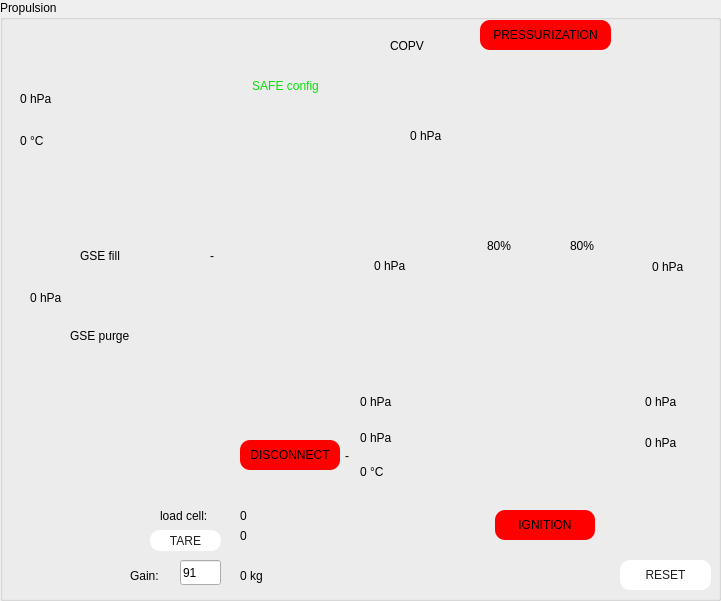
   <widget class="QGroupBox" name="groupBox_2">
    <property name="geometry">
     <rect>
      <x>19</x>
      <y>39</y>
      <width>721</width>
      <height>601</height>
     </rect>
    </property>
    <property name="styleSheet">
     <string notr="true"/>
    </property>
    <property name="title">
     <string>Propulsion</string>
    </property>
    <widget class="QPushButton" name="reset_valves">
     <property name="geometry">
      <rect>
       <x>620</x>
       <y>560</y>
       <width>91</width>
       <height>30</height>
      </rect>
     </property>
     <property name="styleSheet">
      <string notr="true">QPushButton{
color: rgb(30, 30, 30);
font: 9pt &quot;Verdana&quot;;
border-radius: 10px;
background: white;
}
QPushButton:hover {
font: 700 9pt &quot;Verdana&quot;;
}
QPushButton:pressed {
font: 700 9pt &quot;Verdana&quot;;
color: white;
background: transparent;
border: 3px  solid white;
}

QPushButton:focus{
border: none;
}

</string>
     </property>
     <property name="text">
      <string>RESET</string>
     </property>
    </widget>
    <widget class="QPushButton" name="GSE_fill">
     <property name="geometry">
      <rect>
       <x>137</x>
       <y>230</y>
       <width>61</width>
       <height>51</height>
      </rect>
     </property>
     <property name="styleSheet">
      <string notr="true">QPushButton {
	background: transparent;
	qproperty-icon: url(:/assets/GS_valve_V2_CloseH.svg);
   qproperty-iconSize: 50px;
}
QPushButton:hover {
	background-color: rgba(0, 0, 0, 50); 
}
</string>
     </property>
     <property name="text">
      <string/>
     </property>
     <property name="flat">
      <bool>true</bool>
     </property>
    </widget>
    <widget class="QPushButton" name="GSE_vent">
     <property name="geometry">
      <rect>
       <x>137</x>
       <y>310</y>
       <width>61</width>
       <height>51</height>
      </rect>
     </property>
     <property name="styleSheet">
      <string notr="true">QPushButton {
	background-color: transparent;
	qproperty-icon: url(:/assets/GS_valve_V2_OpenV.svg);
   qproperty-iconSize: 50px;
}
QPushButton:hover {
	background-color: rgba(0, 0, 0, 50); 
}
QPushButton:pressed {
	background-color: rgba(0, 0, 0, 50); 
}
</string>
     </property>
     <property name="text">
      <string/>
     </property>
     <property name="autoDefault">
      <bool>false</bool>
     </property>
     <property name="default">
      <bool>false</bool>
     </property>
     <property name="flat">
      <bool>true</bool>
     </property>
    </widget>
    <widget class="QLabel" name="label">
     <property name="geometry">
      <rect>
       <x>80</x>
       <y>240</y>
       <width>51</width>
       <height>31</height>
      </rect>
     </property>
     <property name="styleSheet">
      <string notr="true">background: transparent;
font: 9pt &quot;Verdana&quot;;
</string>
     </property>
     <property name="text">
      <string>GSE fill</string>
     </property>
    </widget>
    <widget class="QLabel" name="label_2">
     <property name="geometry">
      <rect>
       <x>70</x>
       <y>320</y>
       <width>71</width>
       <height>31</height>
      </rect>
     </property>
     <property name="styleSheet">
      <string notr="true">background: transparent;
font: 9pt &quot;Verdana&quot;;
</string>
     </property>
     <property name="text">
      <string>GSE purge</string>
     </property>
    </widget>
    <widget class="QPushButton" name="AV_main_LOX">
     <property name="geometry">
      <rect>
       <x>455</x>
       <y>385</y>
       <width>61</width>
       <height>51</height>
      </rect>
     </property>
     <property name="styleSheet">
      <string notr="true">QPushButton {
	background: transparent;
	qproperty-icon: url(:/assets/GS_valve_V2_CloseH.svg);
   qproperty-iconSize: 50px;
}
QPushButton:hover {
	background-color: rgba(0, 0, 0, 50); 
}
</string>
     </property>
     <property name="text">
      <string/>
     </property>
     <property name="flat">
      <bool>true</bool>
     </property>
    </widget>
    <widget class="QPushButton" name="AV_main_fuel">
     <property name="geometry">
      <rect>
       <x>570</x>
       <y>360</y>
       <width>61</width>
       <height>51</height>
      </rect>
     </property>
     <property name="styleSheet">
      <string notr="true">QPushButton {
	background-color: transparent;
	qproperty-icon: url(:/assets/GS_valve_V2_CloseH.svg);
   qproperty-iconSize: 50px;
}
QPushButton:hover {
	background-color: rgba(0, 0, 0, 50); 
}
</string>
     </property>
     <property name="text">
      <string/>
     </property>
     <property name="flat">
      <bool>true</bool>
     </property>
    </widget>
    <widget class="QPushButton" name="AV_vent_LOX">
     <property name="geometry">
      <rect>
       <x>405</x>
       <y>199</y>
       <width>61</width>
       <height>51</height>
      </rect>
     </property>
     <property name="styleSheet">
      <string notr="true">QPushButton {
	background-color: transparent;
	qproperty-icon: url(:/assets/GS_valve_V2_OpenH.svg);
   qproperty-iconSize: 50px;
}
QPushButton:hover {
	background-color: rgba(0, 0, 0, 50); 
}
</string>
     </property>
     <property name="text">
      <string/>
     </property>
     <property name="flat">
      <bool>true</bool>
     </property>
    </widget>
    <widget class="QPushButton" name="AV_vent_fuel">
     <property name="geometry">
      <rect>
       <x>622</x>
       <y>199</y>
       <width>61</width>
       <height>51</height>
      </rect>
     </property>
     <property name="styleSheet">
      <string notr="true">QPushButton {
	background-color: transparent;
	qproperty-icon: url(:/assets/GS_valve_V2_OpenH.svg);
   qproperty-iconSize: 50px;
}
QPushButton:hover {
	background-color: rgba(0, 0, 0, 50); 
}
</string>
     </property>
     <property name="text">
      <string/>
     </property>
     <property name="flat">
      <bool>true</bool>
     </property>
    </widget>
    <widget class="QLabel" name="GSE_pressure">
     <property name="geometry">
      <rect>
       <x>20</x>
       <y>83</y>
       <width>61</width>
       <height>31</height>
      </rect>
     </property>
     <property name="layoutDirection">
      <enum>Qt::LeftToRight</enum>
     </property>
     <property name="styleSheet">
      <string notr="true">background: transparent;
font: 9pt &quot;Verdana&quot;;
</string>
     </property>
     <property name="text">
      <string>0 hPa</string>
     </property>
    </widget>
    <widget class="QPushButton" name="prop_diagram">
     <property name="enabled">
      <bool>true</bool>
     </property>
     <property name="geometry">
      <rect>
       <x>0</x>
       <y>40</y>
       <width>721</width>
       <height>471</height>
      </rect>
     </property>
     <property name="styleSheet">
      <string notr="true">QPushButton{
background: transparent;
qproperty-icon: url(:/assets/prop_diagram_firehorn.png);
/*qproperty-icon: url(:/images/prop_diagram_firehorn.png);*/
qproperty-iconSize: 700px;
}
/*QPushButton:checked {
   border: none;
}*/</string>
     </property>
     <property name="text">
      <string/>
     </property>
     <property name="flat">
      <bool>true</bool>
     </property>
    </widget>
    <widget class="QLabel" name="GSE_temp">
     <property name="geometry">
      <rect>
       <x>20</x>
       <y>125</y>
       <width>61</width>
       <height>31</height>
      </rect>
     </property>
     <property name="styleSheet">
      <string notr="true">background: transparent;
font: 9pt &quot;Verdana&quot;;
</string>
     </property>
     <property name="text">
      <string>0 °C</string>
     </property>
    </widget>
    <widget class="QLabel" name="filling_pressure">
     <property name="geometry">
      <rect>
       <x>30</x>
       <y>282</y>
       <width>61</width>
       <height>31</height>
      </rect>
     </property>
     <property name="styleSheet">
      <string notr="true">background: transparent;
font: 9pt &quot;Verdana&quot;;
</string>
     </property>
     <property name="text">
      <string>0 hPa</string>
     </property>
    </widget>
    <widget class="QLabel" name="chamber_pressure">
     <property name="geometry">
      <rect>
       <x>360</x>
       <y>386</y>
       <width>61</width>
       <height>31</height>
      </rect>
     </property>
     <property name="styleSheet">
      <string notr="true">background: transparent;
font: 9pt &quot;Verdana&quot;;
</string>
     </property>
     <property name="text">
      <string>0 hPa</string>
     </property>
    </widget>
    <widget class="QLabel" name="fuel_pressure">
     <property name="geometry">
      <rect>
       <x>652</x>
       <y>251</y>
       <width>61</width>
       <height>31</height>
      </rect>
     </property>
     <property name="styleSheet">
      <string notr="true">background: transparent;
font: 9pt &quot;Verdana&quot;;
</string>
     </property>
     <property name="text">
      <string>0 hPa</string>
     </property>
    </widget>
    <widget class="QLabel" name="LOX_pressure">
     <property name="geometry">
      <rect>
       <x>374</x>
       <y>250</y>
       <width>61</width>
       <height>31</height>
      </rect>
     </property>
     <property name="styleSheet">
      <string notr="true">background: transparent;
font: 9pt &quot;Verdana&quot;;
</string>
     </property>
     <property name="text">
      <string>0 hPa</string>
     </property>
    </widget>
    <widget class="QPushButton" name="ignition_cmd">
     <property name="geometry">
      <rect>
       <x>495</x>
       <y>510</y>
       <width>100</width>
       <height>30</height>
      </rect>
     </property>
     <property name="styleSheet">
      <string notr="true">QPushButton{
font: 9pt &quot;Verdana&quot;;
border-radius: 10px;
background: red;
}
QPushButton:hover {
font: 700 9pt &quot;Verdana&quot;;
}
QPushButton:pressed {
font: 700 9pt &quot;Verdana&quot;;
color: white;
background: transparent;
border: 3px  solid red;
}</string>
     </property>
     <property name="text">
      <string>IGNITION</string>
     </property>
    </widget>
    <widget class="QPushButton" name="disconnect_cmd">
     <property name="geometry">
      <rect>
       <x>240</x>
       <y>440</y>
       <width>100</width>
       <height>30</height>
      </rect>
     </property>
     <property name="styleSheet">
      <string notr="true">QPushButton{
font: 9pt &quot;Verdana&quot;;
border-radius: 10px;
background: red;
}
QPushButton:hover {
font: 700 9pt &quot;Verdana&quot;;
}
QPushButton:pressed {
font: 700 9pt &quot;Verdana&quot;;
color: white;
background: transparent;
border: 3px  solid red;
}</string>
     </property>
     <property name="text">
      <string>DISCONNECT</string>
     </property>
     <property name="flat">
      <bool>false</bool>
     </property>
    </widget>
    <widget class="QLabel" name="safe_config_label">
     <property name="geometry">
      <rect>
       <x>230</x>
       <y>70</y>
       <width>111</width>
       <height>31</height>
      </rect>
     </property>
     <property name="styleSheet">
      <string notr="true">background: transparent;
font: 10pt &quot;Verdana&quot;;
color: rgb(8, 222, 10);</string>
     </property>
     <property name="text">
      <string>SAFE config</string>
     </property>
     <property name="alignment">
      <set>Qt::AlignCenter</set>
     </property>
    </widget>
    <widget class="QLabel" name="load_cell">
     <property name="geometry">
      <rect>
       <x>240</x>
       <y>500</y>
       <width>61</width>
       <height>31</height>
      </rect>
     </property>
     <property name="styleSheet">
      <string notr="true">background: transparent;
font: 9pt &quot;Verdana&quot;;
</string>
     </property>
     <property name="text">
      <string>0</string>
     </property>
    </widget>
    <widget class="QLabel" name="load_cell_label">
     <property name="geometry">
      <rect>
       <x>160</x>
       <y>500</y>
       <width>71</width>
       <height>31</height>
      </rect>
     </property>
     <property name="styleSheet">
      <string notr="true">background: transparent;
font: 9pt &quot;Verdana&quot;;
</string>
     </property>
     <property name="text">
      <string>load cell:</string>
     </property>
    </widget>
    <widget class="QPushButton" name="tare_button">
     <property name="geometry">
      <rect>
       <x>150</x>
       <y>530</y>
       <width>71</width>
       <height>21</height>
      </rect>
     </property>
     <property name="styleSheet">
      <string notr="true">QPushButton{
color: rgb(30, 30, 30);
font: 9pt &quot;Verdana&quot;;
border-radius: 10px;
background: white;
}
QPushButton:hover {
font: 700 9pt &quot;Verdana&quot;;
}
QPushButton:pressed {
font: 700 9pt &quot;Verdana&quot;;
color: white;
background: transparent;
border: 3px  solid white;
}

QPushButton:focus{
border: none;
}

</string>
     </property>
     <property name="text">
      <string>TARE</string>
     </property>
    </widget>
    <widget class="QLabel" name="load_cell_tare">
     <property name="geometry">
      <rect>
       <x>240</x>
       <y>520</y>
       <width>61</width>
       <height>31</height>
      </rect>
     </property>
     <property name="styleSheet">
      <string notr="true">background: transparent;
font: 9pt &quot;Verdana&quot;;
</string>
     </property>
     <property name="text">
      <string>0</string>
     </property>
    </widget>
    <widget class="QLabel" name="load_cell_kg">
     <property name="geometry">
      <rect>
       <x>240</x>
       <y>560</y>
       <width>61</width>
       <height>31</height>
      </rect>
     </property>
     <property name="styleSheet">
      <string notr="true">background: transparent;
font: 9pt &quot;Verdana&quot;;
</string>
     </property>
     <property name="text">
      <string>0 kg</string>
     </property>
    </widget>
    <widget class="QLineEdit" name="load_cell_gain_edit">
     <property name="geometry">
      <rect>
       <x>180</x>
       <y>560</y>
       <width>41</width>
       <height>25</height>
      </rect>
     </property>
     <property name="text">
      <string>91</string>
     </property>
    </widget>
    <widget class="QLabel" name="load_cell_label_2">
     <property name="geometry">
      <rect>
       <x>130</x>
       <y>560</y>
       <width>41</width>
       <height>31</height>
      </rect>
     </property>
     <property name="styleSheet">
      <string notr="true">background: transparent;
font: 9pt &quot;Verdana&quot;;
</string>
     </property>
     <property name="text">
      <string>Gain:</string>
     </property>
    </widget>
    <widget class="QPushButton" name="pressurization_cmd">
     <property name="geometry">
      <rect>
       <x>480</x>
       <y>20</y>
       <width>131</width>
       <height>30</height>
      </rect>
     </property>
     <property name="styleSheet">
      <string notr="true">QPushButton{
font: 9pt &quot;Verdana&quot;;
border-radius: 10px;
background: red;
}
QPushButton:hover {
font: 700 9pt &quot;Verdana&quot;;
}
QPushButton:pressed {
font: 700 9pt &quot;Verdana&quot;;
color: white;
background: transparent;
border: 3px  solid red;
}</string>
     </property>
     <property name="text">
      <string>PRESSURIZATION</string>
     </property>
     <property name="flat">
      <bool>false</bool>
     </property>
    </widget>
    <widget class="QLabel" name="label_10">
     <property name="geometry">
      <rect>
       <x>390</x>
       <y>30</y>
       <width>41</width>
       <height>31</height>
      </rect>
     </property>
     <property name="styleSheet">
      <string notr="true">background: transparent;
font: 9pt &quot;Verdana&quot;;
</string>
     </property>
     <property name="text">
      <string>COPV</string>
     </property>
    </widget>
    <widget class="QLabel" name="GSE_vent_light">
     <property name="geometry">
      <rect>
       <x>60</x>
       <y>355</y>
       <width>20</width>
       <height>20</height>
      </rect>
     </property>
     <property name="styleSheet">
      <string notr="true">image: url(:/assets/symbol_inactive.png);
</string>
     </property>
     <property name="text">
      <string/>
     </property>
    </widget>
    <widget class="QLabel" name="GSE_fill_light">
     <property name="geometry">
      <rect>
       <x>70</x>
       <y>245</y>
       <width>20</width>
       <height>20</height>
      </rect>
     </property>
     <property name="styleSheet">
      <string notr="true">image: url(:/assets/symbol_inactive.png);</string>
     </property>
     <property name="text">
      <string/>
     </property>
    </widget>
    <widget class="QLabel" name="LOX_vent_light">
     <property name="geometry">
      <rect>
       <x>370</x>
       <y>175</y>
       <width>20</width>
       <height>20</height>
      </rect>
     </property>
     <property name="styleSheet">
      <string notr="true">image: url(:/assets/symbol_inactive.png);</string>
     </property>
     <property name="text">
      <string/>
     </property>
    </widget>
    <widget class="QLabel" name="fuel_vent_light">
     <property name="geometry">
      <rect>
       <x>360</x>
       <y>340</y>
       <width>20</width>
       <height>20</height>
      </rect>
     </property>
     <property name="styleSheet">
      <string notr="true">image: url(:/assets/symbol_inactive.png);</string>
     </property>
     <property name="text">
      <string/>
     </property>
    </widget>
    <widget class="QLabel" name="N2O_servo_light">
     <property name="geometry">
      <rect>
       <x>275</x>
       <y>345</y>
       <width>20</width>
       <height>20</height>
      </rect>
     </property>
     <property name="styleSheet">
      <string notr="true">image: url(:/assets/symbol_inactive.png);</string>
     </property>
     <property name="text">
      <string/>
     </property>
    </widget>
    <widget class="QLabel" name="fuel_servo_light">
     <property name="geometry">
      <rect>
       <x>645</x>
       <y>345</y>
       <width>20</width>
       <height>20</height>
      </rect>
     </property>
     <property name="styleSheet">
      <string notr="true">image: url(:/assets/symbol_inactive.png);</string>
     </property>
     <property name="text">
      <string/>
     </property>
    </widget>
    <widget class="QLabel" name="pressurize_light">
     <property name="geometry">
      <rect>
       <x>600</x>
       <y>110</y>
       <width>20</width>
       <height>20</height>
      </rect>
     </property>
     <property name="styleSheet">
      <string notr="true">image: url(:/assets/symbol_inactive.png);</string>
     </property>
     <property name="text">
      <string/>
     </property>
    </widget>
    <widget class="QLabel" name="GSE_fill_timer">
     <property name="geometry">
      <rect>
       <x>210</x>
       <y>240</y>
       <width>61</width>
       <height>31</height>
      </rect>
     </property>
     <property name="styleSheet">
      <string notr="true">background: transparent;
font: 9pt &quot;Verdana&quot;;
</string>
     </property>
     <property name="text">
      <string>-</string>
     </property>
    </widget>
    <widget class="QLabel" name="disconnect_timer">
     <property name="geometry">
      <rect>
       <x>345</x>
       <y>440</y>
       <width>61</width>
       <height>31</height>
      </rect>
     </property>
     <property name="styleSheet">
      <string notr="true">background: transparent;
font: 9pt &quot;Verdana&quot;;
</string>
     </property>
     <property name="text">
      <string>-</string>
     </property>
    </widget>
    <widget class="QPushButton" name="AV_igniter_LOX">
     <property name="geometry">
      <rect>
       <x>490</x>
       <y>330</y>
       <width>41</width>
       <height>36</height>
      </rect>
     </property>
     <property name="styleSheet">
      <string notr="true">QPushButton {
	background-color: transparent;
	qproperty-icon: url(:/assets/GS_valve_V2_OpenH.svg);
   qproperty-iconSize: 50px;
}
QPushButton:hover {
	background-color: rgba(0, 0, 0, 50); 
}
</string>
     </property>
     <property name="text">
      <string/>
     </property>
     <property name="flat">
      <bool>true</bool>
     </property>
    </widget>
    <widget class="QPushButton" name="AV_igniter_fuel">
     <property name="geometry">
      <rect>
       <x>555</x>
       <y>331</y>
       <width>41</width>
       <height>36</height>
      </rect>
     </property>
     <property name="styleSheet">
      <string notr="true">QPushButton {
	background-color: transparent;
	qproperty-icon: url(:/assets/GS_valve_V2_OpenH.svg);
   qproperty-iconSize: 50px;
}
QPushButton:hover {
	background-color: rgba(0, 0, 0, 50); 
}
</string>
     </property>
     <property name="text">
      <string/>
     </property>
     <property name="flat">
      <bool>true</bool>
     </property>
    </widget>
    <widget class="QPushButton" name="AV_pressurant_LOX">
     <property name="geometry">
      <rect>
       <x>481</x>
       <y>168</y>
       <width>41</width>
       <height>31</height>
      </rect>
     </property>
     <property name="styleSheet">
      <string notr="true">QPushButton {
	background-color: transparent;
	qproperty-icon: url(:/assets/GS_valve_V2_OpenH.svg);
   qproperty-iconSize: 50px;
}
QPushButton:hover {
	background-color: rgba(0, 0, 0, 50); 
}
</string>
     </property>
     <property name="text">
      <string/>
     </property>
     <property name="flat">
      <bool>true</bool>
     </property>
    </widget>
    <widget class="QPushButton" name="AV_pressurant_fuel">
     <property name="geometry">
      <rect>
       <x>565</x>
       <y>170</y>
       <width>41</width>
       <height>31</height>
      </rect>
     </property>
     <property name="styleSheet">
      <string notr="true">QPushButton {
	background-color: transparent;
	qproperty-icon: url(:/assets/GS_valve_V2_OpenH.svg);
   qproperty-iconSize: 50px;
}
QPushButton:hover {
	background-color: rgba(0, 0, 0, 50); 
}
</string>
     </property>
     <property name="text">
      <string/>
     </property>
     <property name="flat">
      <bool>true</bool>
     </property>
    </widget>
    <widget class="QLabel" name="LOX_inj_pressure">
     <property name="geometry">
      <rect>
       <x>360</x>
       <y>422</y>
       <width>61</width>
       <height>31</height>
      </rect>
     </property>
     <property name="styleSheet">
      <string notr="true">background: transparent;
font: 9pt &quot;Verdana&quot;;
</string>
     </property>
     <property name="text">
      <string>0 hPa</string>
     </property>
    </widget>
    <widget class="QLabel" name="fuel_inj_pressure">
     <property name="geometry">
      <rect>
       <x>645</x>
       <y>427</y>
       <width>61</width>
       <height>31</height>
      </rect>
     </property>
     <property name="styleSheet">
      <string notr="true">background: transparent;
font: 9pt &quot;Verdana&quot;;
</string>
     </property>
     <property name="text">
      <string>0 hPa</string>
     </property>
    </widget>
    <widget class="QLabel" name="igniter_pressure">
     <property name="geometry">
      <rect>
       <x>645</x>
       <y>386</y>
       <width>61</width>
       <height>31</height>
      </rect>
     </property>
     <property name="styleSheet">
      <string notr="true">background: transparent;
font: 9pt &quot;Verdana&quot;;
</string>
     </property>
     <property name="text">
      <string>0 hPa</string>
     </property>
    </widget>
    <widget class="QLabel" name="engine_temp">
     <property name="geometry">
      <rect>
       <x>360</x>
       <y>456</y>
       <width>61</width>
       <height>31</height>
      </rect>
     </property>
     <property name="styleSheet">
      <string notr="true">background: transparent;
font: 9pt &quot;Verdana&quot;;
</string>
     </property>
     <property name="text">
      <string>0 °C</string>
     </property>
    </widget>
    <widget class="QLabel" name="N2_pressure">
     <property name="geometry">
      <rect>
       <x>410</x>
       <y>120</y>
       <width>61</width>
       <height>31</height>
      </rect>
     </property>
     <property name="styleSheet">
      <string notr="true">background: transparent;
font: 9pt &quot;Verdana&quot;;
</string>
     </property>
     <property name="text">
      <string>0 hPa</string>
     </property>
    </widget>
    <widget class="QLabel" name="LOX_level">
     <property name="geometry">
      <rect>
       <x>487</x>
       <y>230</y>
       <width>31</width>
       <height>31</height>
      </rect>
     </property>
     <property name="styleSheet">
      <string notr="true">background: transparent;
font: 9pt &quot;Verdana&quot;;
</string>
     </property>
     <property name="text">
      <string>80%</string>
     </property>
    </widget>
    <widget class="QLabel" name="fuel_level">
     <property name="geometry">
      <rect>
       <x>570</x>
       <y>230</y>
       <width>31</width>
       <height>31</height>
      </rect>
     </property>
     <property name="styleSheet">
      <string notr="true">background: transparent;
font: 9pt &quot;Verdana&quot;;
</string>
     </property>
     <property name="text">
      <string>80%</string>
     </property>
    </widget>
    <zorder>prop_diagram</zorder>
    <zorder>label</zorder>
    <zorder>reset_valves</zorder>
    <zorder>GSE_fill</zorder>
    <zorder>GSE_vent</zorder>
    <zorder>label_2</zorder>
    <zorder>AV_main_LOX</zorder>
    <zorder>AV_main_fuel</zorder>
    <zorder>AV_vent_LOX</zorder>
    <zorder>AV_vent_fuel</zorder>
    <zorder>GSE_pressure</zorder>
    <zorder>GSE_temp</zorder>
    <zorder>filling_pressure</zorder>
    <zorder>chamber_pressure</zorder>
    <zorder>fuel_pressure</zorder>
    <zorder>LOX_pressure</zorder>
    <zorder>ignition_cmd</zorder>
    <zorder>disconnect_cmd</zorder>
    <zorder>safe_config_label</zorder>
    <zorder>load_cell</zorder>
    <zorder>load_cell_label</zorder>
    <zorder>tare_button</zorder>
    <zorder>load_cell_tare</zorder>
    <zorder>load_cell_kg</zorder>
    <zorder>load_cell_gain_edit</zorder>
    <zorder>load_cell_label_2</zorder>
    <zorder>pressurization_cmd</zorder>
    <zorder>label_10</zorder>
    <zorder>GSE_vent_light</zorder>
    <zorder>GSE_fill_light</zorder>
    <zorder>LOX_vent_light</zorder>
    <zorder>fuel_vent_light</zorder>
    <zorder>N2O_servo_light</zorder>
    <zorder>fuel_servo_light</zorder>
    <zorder>pressurize_light</zorder>
    <zorder>GSE_fill_timer</zorder>
    <zorder>disconnect_timer</zorder>
    <zorder>AV_igniter_LOX</zorder>
    <zorder>AV_igniter_fuel</zorder>
    <zorder>AV_pressurant_LOX</zorder>
    <zorder>AV_pressurant_fuel</zorder>
    <zorder>LOX_inj_pressure</zorder>
    <zorder>fuel_inj_pressure</zorder>
    <zorder>igniter_pressure</zorder>
    <zorder>engine_temp</zorder>
    <zorder>N2_pressure</zorder>
    <zorder>LOX_level</zorder>
    <zorder>fuel_level</zorder>
   </widget>
